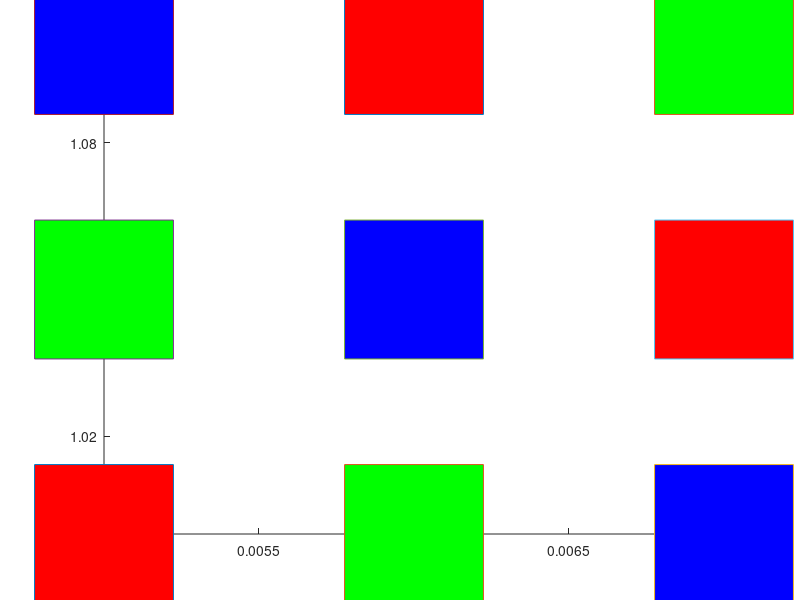
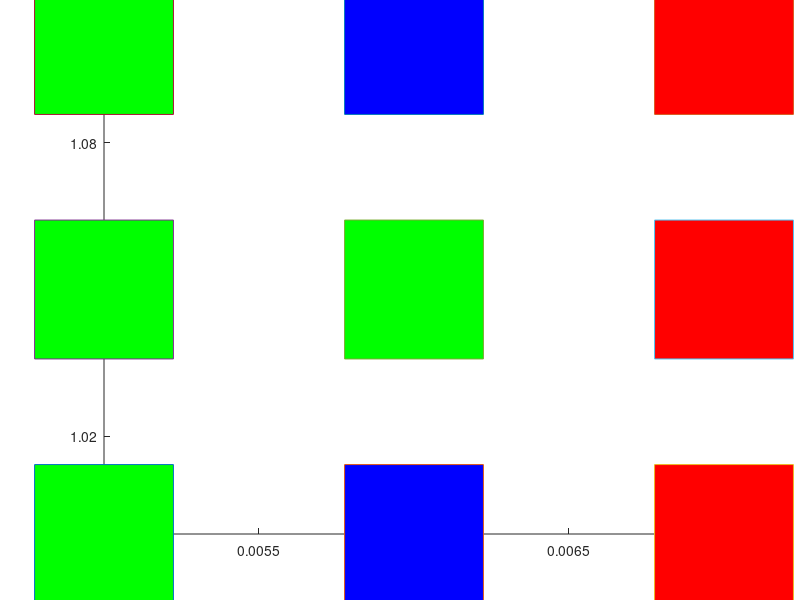

These figures' MATLAB source, in order:
clc;
clear;
T=4;
rd=2;
sigma_initial=0.05;
alpha_initial=0.9;
number_of_vectors=9;
number_of_neuorn_inputs=27;
neighbour_radius_initial=number_of_vectors/2;

%{
    for v=1:9 %number of input neuorns 
       for x=1:3
       l=input('x ');
        I(x,v)=l;
        
       end
       
end

disp(I)
%}
%%
% * * *BOLD TEXT* * *
    

     I=[1 0 0 0 0 1 0 1 0; 0 1 0 1 0 0 0 0 1;0 0 1 0 1 0 1 0 0 ];
figure(1);
title('before clustering');
hold on;

plot(0.005,1,'-s','MarkerSize',100,...
    'MarkerFaceColor',[ I(1,1) I(2,1) I(3,1)]);

plot(0.006,1,'-s','MarkerSize',100,...
    'MarkerFaceColor',[I(1,2) I(2,2) I(3,2)]);

plot(0.007,1,'-s','MarkerSize',100,...
    'MarkerFaceColor',[I(1,3) I(2,3) I(3,3)]);

plot(0.005,1.05,'-s','MarkerSize',100,...
    'MarkerFaceColor',[I(1,4) I(2,4) I(3,4)]);

plot(0.006,1.05,'-s','MarkerSize',100,...
    'MarkerFaceColor',[I(1,5) I(2,5) I(3,5)]);

plot(0.007,1.05,'-s','MarkerSize',100,...
    'MarkerFaceColor',[I(1,6) I(2,6) I(3,6)]);

plot(0.005,1.1,'-s','MarkerSize',100,...
    'MarkerFaceColor',[I(1,7) I(2,7) I(3,7)]);

plot(0.006,1.1,'-s','MarkerSize',100,...
    'MarkerFaceColor',[I(1,8) I(2,8) I(3,8)]);

plot(0.007,1.1,'-s','MarkerSize',100,...
    'MarkerFaceColor',[I(1,9) I(2,9) I(3,9)]);
 
hold off;

    

    R=[0.1 0.5 0.9;0.5 0.2 0.7;0.2 0.9 0.5];
    G=[0.4 0.8 0.8; 0.3 0.7 0.6;0.5 0.3 0.3];
    B=[0.7 0.4 0.2; 0.8 0.5 0.1;0.9 0.3 0.4];
    
    
    %epochs=4 alpha=0.9 sigma=0.05
for t=1:T
    alpha=alpha_initial*exp((1-t)/(T/log(alpha_initial)));
    sigma=sigma_initial*exp((1-t)/(T/log(sigma_initial)));
    max_neighbour_radius=round(neighbour_radius_initial*exp((1-t)/(T/log(neighbour_radius_initial))));
   
    for n=1:9
        for i=1:3
            for j=1:3
                D(i,j)=sqrt((I(1,n)-R(i,j))^2+(I(2,n)-G(i,j))^2+(I(3,n)-B(i,j))^2);
                
            end
        end
        disp('this is differences matrix');
        disp(D);
        min=D(1,1);
        for i=1:3
            for j=1:3
                if(j+1==4)
                      if ((D(i,j)<=D(i,j-1)) && (D(i,j)<=min))
                          min=D(i,j);
                          m=i;
                          c=j;
                          
                      end
                
                elseif ((j-1>=1))
                 if ((D(i,j)<=D(i,j-1)) && (D(i,j)<=min) && (D(i,j)<=D(i,j+1)))
                          min=D(i,j);
                          m=i;
                          c=j;
                          
                 end
                elseif ((i-1>=1))
                     if ((D(i,j)<=D(i,j+1)) && (D(i,j)<=min) && (D(i,j)<=D(i-1,j)))
                          min=D(i,j);
                          m=i;
                          c=j;
                          
                      end
            end 
                  end
        end
        
          % update the winning neuron
       % e_factor = exp(-((m-m).^2+(c-c).^2)/2*sigma);
       R(m,c)=R(m,c)+alpha*(I(1,n)-R(m,c));
       G(m,c)=G(m,c)+alpha*(I(2,n)-G(m,c));
       B(m,c)=B(m,c)+alpha*(I(3,n)-B(m,c));
       
        % update the neighbour neurons
       for neighbour_radius=1:1:max_neighbour_radius
            jj1=m - neighbour_radius;
            jj2=c;
            if (jj1>=1) % to stay in the matrix
                e_factor = exp(-((m-jj1).^2+(c-jj2).^2)/2*sigma^2);
                R(jj1,jj2)=R(jj1,jj2) + alpha * e_factor * (I(1,n)-R(jj1,jj2));
                G(jj1,jj2)=G(jj1,jj2) + alpha * e_factor * (I(2,n)-G(jj1,jj2));
                B(jj1,jj2)=B(jj1,jj2) + alpha * e_factor * (I(3,n)-B(jj1,jj2));
            end
            jj1=m + neighbour_radius;
            jj2=c;
            if (jj1<=3) % to stay in the matrix
                e_factor = exp(-((m-jj1).^2+(c-jj2).^2)/2*sigma^2);
                  R(jj1,jj2)=R(jj1,jj2) + alpha * e_factor * (I(1,n)-R(jj1,jj2));
                G(jj1,jj2)=G(jj1,jj2) + alpha * e_factor * (I(2,n)-G(jj1,jj2));
                B(jj1,jj2)=B(jj1,jj2) + alpha * e_factor * (I(3,n)-B(jj1,jj2));
            end
            jj1=m;
            jj2=c - neighbour_radius;
            if (jj2>=1) % to stay in the matrix
              e_factor = exp(-((m-jj1).^2+(c-jj2).^2)/2*sigma^2);
                 R(jj1,jj2)=R(jj1,jj2) + alpha * e_factor * (I(1,n)-R(jj1,jj2));
                G(jj1,jj2)=G(jj1,jj2) + alpha * e_factor * (I(2,n)-G(jj1,jj2));
                B(jj1,jj2)=B(jj1,jj2) + alpha * e_factor * (I(3,n)-B(jj1,jj2));
            end
            jj1=m;
            jj2=c + neighbour_radius;
            if (jj2<=3) % to stay in the matrix
                e_factor = exp(-((m-jj1).^2+(c-jj2).^2)/2*sigma^2);
                 R(jj1,jj2)=R(jj1,jj2) + alpha * e_factor * (I(1,n)-R(jj1,jj2));
                G(jj1,jj2)=G(jj1,jj2) + alpha * e_factor * (I(2,n)-G(jj1,jj2));
                B(jj1,jj2)=B(jj1,jj2) + alpha * e_factor * (I(3,n)-B(jj1,jj2));
            end
       end 
       

    end
   
end
disp(D);
  disp(I);

disp('this is red');
disp(R);
disp('this is G');
disp(G);
disp('this is B');
disp(B);
 RED=round(R);
GREEN=round(G);
BLUE=round(B);
disp(RED);
disp(GREEN);
disp(BLUE);
        figure(2);
title('after clusering');
hold on;

plot(0.005,1,'-s','MarkerSize',100,...
    'MarkerFaceColor',[ RED(1,1) GREEN(1,1) BLUE(1,1)]);

plot(0.006,1,'-s','MarkerSize',100,...
    'MarkerFaceColor',[RED(1,2) GREEN(1,2) BLUE(1,2)]);

plot(0.007,1,'-s','MarkerSize',100,...
    'MarkerFaceColor',[RED(1,3) GREEN(1,3) BLUE(1,3)]);

plot(0.005,1.05,'-s','MarkerSize',100,...
    'MarkerFaceColor',[RED(2,1) GREEN(2,1) BLUE(2,1)]);

plot(0.006,1.05,'-s','MarkerSize',100,...
    'MarkerFaceColor',[RED(2,2) GREEN(2,2) BLUE(2,2)]);

plot(0.007,1.05,'-s','MarkerSize',100,...
    'MarkerFaceColor',[RED(2,3) GREEN(2,3) BLUE(2,3)]);

plot(0.005,1.1,'-s','MarkerSize',100,...
    'MarkerFaceColor',[RED(3,1) GREEN(3,1) BLUE(3,1)]);

plot(0.006,1.1,'-s','MarkerSize',100,...
    'MarkerFaceColor',[RED(3,2) GREEN(3,2) BLUE(3,2)]);

plot(0.007,1.1,'-s','MarkerSize',100,...
    'MarkerFaceColor',[RED(3,3) GREEN(3,3) BLUE(3,3)]);
 
hold off;

